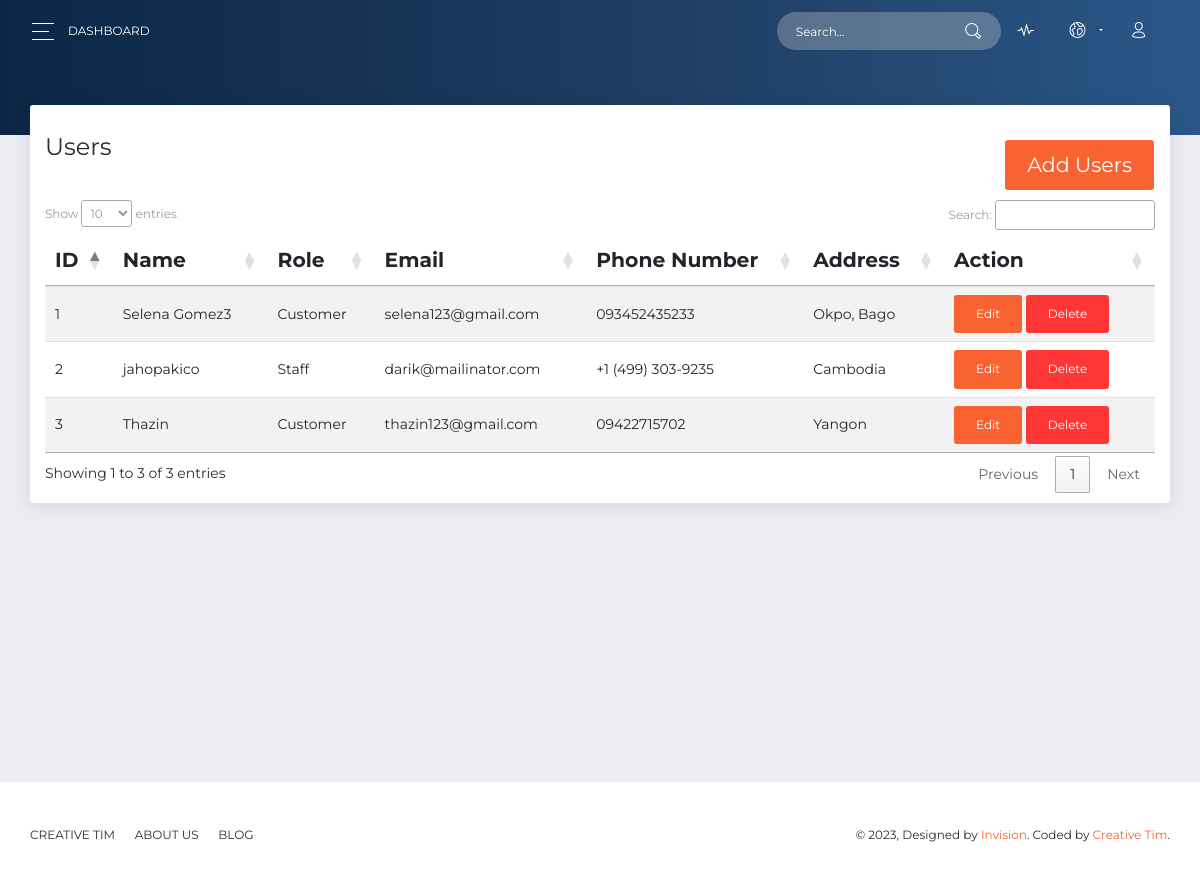
/admin/users.php, run on the app's committed database.
### tables this page shows
CREATE TABLE `users` (
  `id` int NOT NULL,
  `name` varchar(255) NOT NULL,
  `role` int NOT NULL COMMENT '1 => admin,\r\n2 => staff\r\n3 => customer\r\n',
  `email` varchar(255) NOT NULL,
  `phone_number` varchar(255) NOT NULL,
  `address` text NOT NULL,
  `password` text NOT NULL,
  `deleted_at` int DEFAULT '0'
);

### admin/users.php (the view, shortened to what this page needs)
<?php
    include_once('header.php');
    $select_user = "SELECT * FROM users
                    WHERE deleted_at = 0 AND role != 1
                    ORDER BY id DESC";
    $select_user_query = mysqli_query($connect,$select_user);
    $count_user = mysqli_num_rows($select_user_query);
?>
      <div class="panel-header panel-header-sm">
      </div>
      <div class="content">
        <div class="row">
          <div class="col-md-12">
            <div class="card">
              <div class="card-header">
                <h4 class="card-title">Users <button class="btn btn-primary float-right" data-toggle="modal" data-target="#addModal">Add Users</button></h4>
              </div>
              <div class="card-body">
                    <table class="table table-hover table-striped" id="user-list">
                        <thead>
                            <th>ID</th>
                            <th>Name</th>
                            <th>Role</th>
                            <th>Email</th>
                            <th>Phone Number</th>
                            <th>Address</th>
                            <th>Action</th>
                        </thead>
                        <tbody>
                        <?php
                            if($count_user > 0)
                            {
                                for ($i=1; $i <= $count_user; $i++) {
                                    $row_user = mysqli_fetch_assoc($select_user_query);
                                    switch ($row_user['role']) {
                                        case 3:
                                        $role_name = "Customer";
                                        break;
                                        case 2:
                                        $role_name = "Staff";
                                        break;
                                    }
                                ?>
                            <tr>
                                <td><?php echo $i; ?></td>
                                <td><?php echo $row_user['name']; ?></td>
                                <td><?php echo $role_name; ?></td>
                                <td><?php echo $row_user['email']; ?></td>
                                <td><?php echo $row_user['phone_number']; ?></td>
                                <td><?php echo $row_user['address']; ?></td>
                                <td>
                                    <button class="btn btn-primary editbtn" data-toggle="modal" data-target="#editModal" data-user='<?php echo json_encode($row_user); ?>'>Edit</button>
                                    <button class="btn btn-danger deletebtn" data-toggle="modal" data-target="#deleteModal" data-id="<?php echo $row_user['id']; ?>">Delete</button>
                                </td>
                            </tr>
                            <?php
                                 }
                                }
                            ?>
                        </tbody>
                        </table>
                    </div>
                </div>
            </div>
        </div>
    </div>
</div>
</div>
<?php
    include_once('footer.php');
?>

### admin/header.php (shortened to what this page needs)
<!DOCTYPE html>
<html lang="en">
<head>
  <link rel="stylesheet" href="https://use.fontawesome.com/releases/v5.7.1/css/all.css">
  <link href="assets/css/bootstrap.min.css" rel="stylesheet" />
  <link href="assets/css/now-ui-dashboard.css?v=1.5.0" rel="stylesheet" />
  <link href="assets/demo/demo.css" rel="stylesheet" />
</head>
<body class="">
  <div class="wrapper ">
    <div class="main-panel" id="main-panel">
      <nav class="navbar navbar-expand-lg navbar-transparent  bg-primary  navbar-absolute">
        <div class="container-fluid">
          <div class="navbar-wrapper">
            <div class="navbar-toggle">
              <button type="button" class="navbar-toggler">
                <span class="navbar-toggler-bar bar1"></span>
                <span class="navbar-toggler-bar bar2"></span>
                <span class="navbar-toggler-bar bar3"></span>
              </button>
            </div>
            <a class="navbar-brand" href="#pablo">Dashboard</a>
          </div>
          <div class="collapse navbar-collapse justify-content-end" id="navigation">
            <form>
              <div class="input-group no-border">
                <input type="text" value="" class="form-control" placeholder="Search...">
                <div class="input-group-append">
                  <div class="input-group-text">
                    <i class="now-ui-icons ui-1_zoom-bold"></i>
                  </div>
                </div>
              </div>
            </form>
            <ul class="navbar-nav">
              <li class="nav-item">
                <a class="nav-link" href="#pablo">
                  <i class="now-ui-icons media-2_sound-wave"></i>
                </a>
              </li>
              <li class="nav-item dropdown">
                <a class="nav-link dropdown-toggle" id="navbarDropdownMenuLink" data-toggle="dropdown" aria-haspopup="true" aria-expanded="false">
                  <i class="now-ui-icons location_world"></i>
                </a>
              </li>
              <li class="nav-item">
                <a class="nav-link" href="#pablo">
                  <i class="now-ui-icons users_single-02"></i>
                </a>
              </li>
            </ul>
          </div>
        </div>
      </nav>

### admin/footer.php (shortened to what this page needs)
<footer class="footer">
        <div class=" container-fluid ">
          <nav>
            <ul>
              <li>
                <a href="https://www.creative-tim.com">
                  Creative Tim
                </a>
              </li>
              <li>
                <a href="http://presentation.creative-tim.com">
                  About Us
                </a>
              </li>
              <li>
                <a href="http://blog.creative-tim.com">
                  Blog
                </a>
              </li>
            </ul>
          </nav>
          <div class="copyright" id="copyright">
            &copy; , Designed by <a href="https://www.invisionapp.com" target="_blank">Invision</a>. Coded by <a href="https://www.creative-tim.com" target="_blank">Creative Tim</a>.
          </div>
        </div>
      </footer>
  <link rel="stylesheet" href="https://cdn.datatables.net/1.13.4/css/jquery.dataTables.css" />
</body>
</html>

### data on the page
users: name "Selena Gomez3", role "Customer", email "selena123@gmail.com", phone_number "093452435233", address "Okpo, Bago"
users: name "jahopakico", role "Staff", email "darik@mailinator.com", phone_number "+1 (499) 303-9235", address "Cambodia"
users: name "Thazin", role "Customer", email "thazin123@gmail.com", phone_number "09422715702", address "Yangon"
